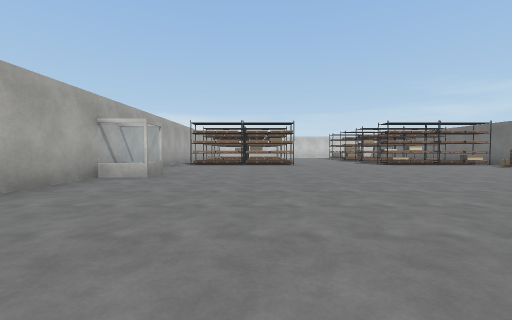
view 1 (above)

24 first-person views from a walk through a Unity game level. The camera is 1.2 m above the floor, tilts 2° down and sees 90° across. Doors are open. The floor is counted in squares, 2.29 m on a side. Each view is taken from the middle of a square. On the plan, view 1 faces up. The plan holds only what a view shows up to about 9 squares ahead; the rest is blank. The player character is not drawn. Some animated figures are not drawn. Some surface patterns are stand-ins.

view 2
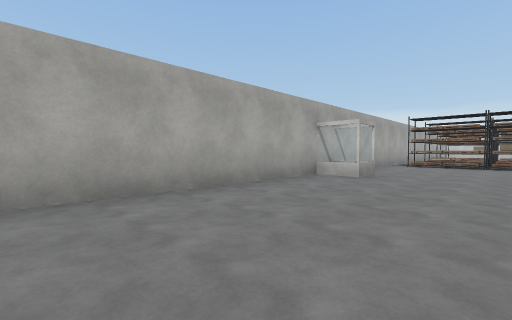

view 3
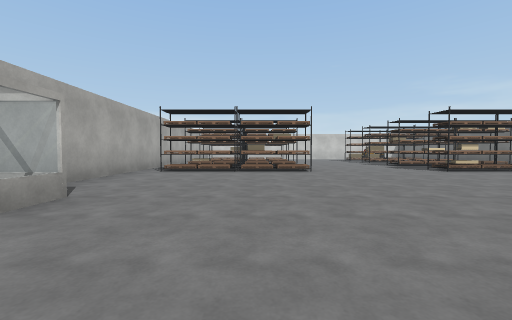

view 4
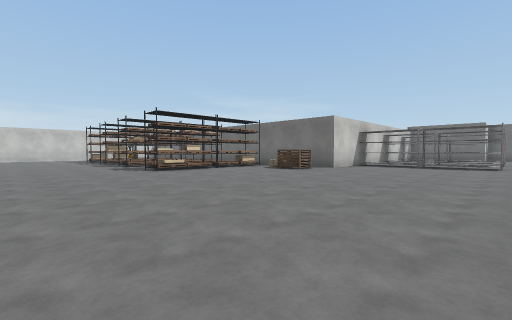

view 5
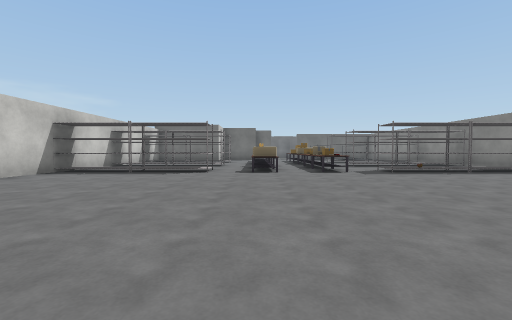

view 6
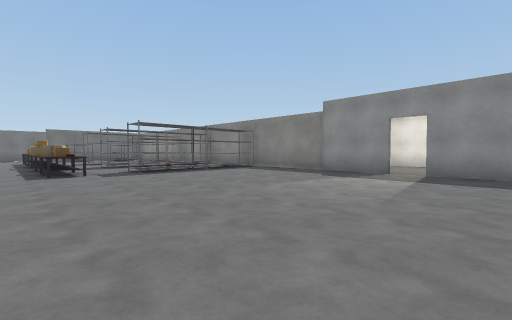

view 7
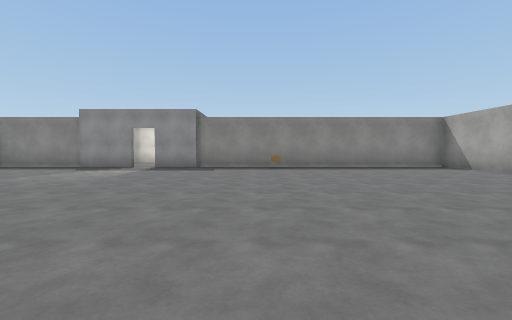

view 8
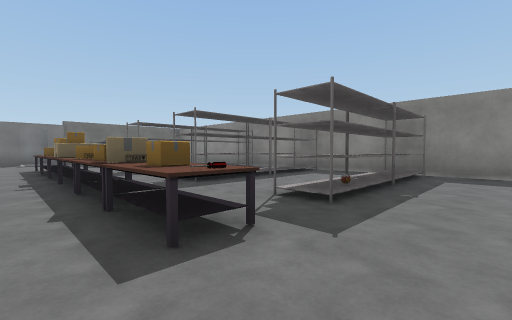

view 9
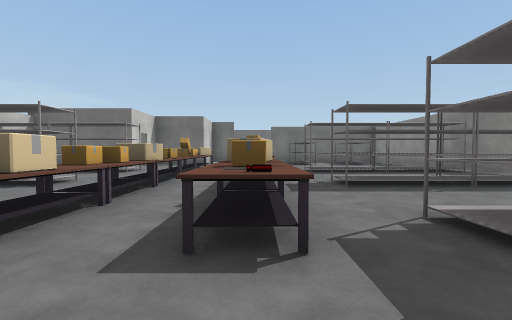

view 10
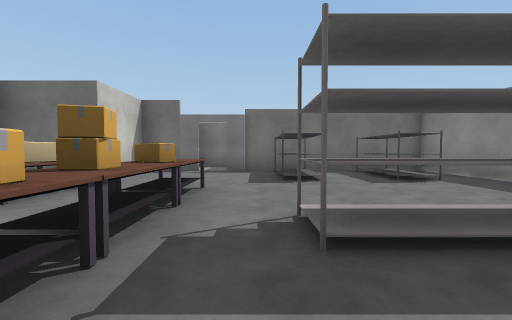

view 11
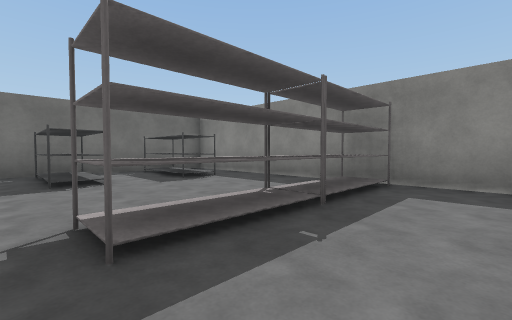

view 12
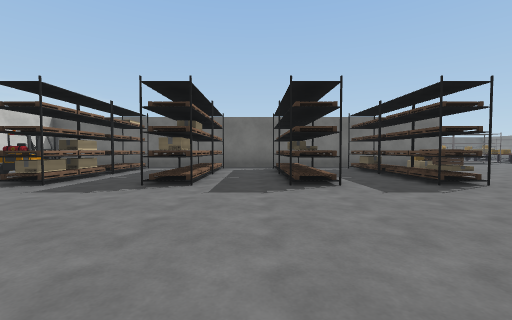

view 13
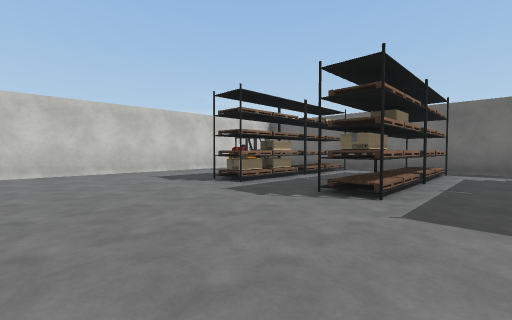

view 14
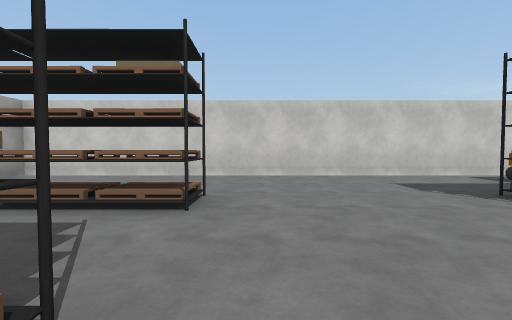

view 15
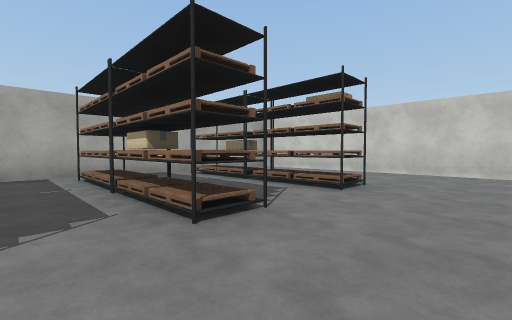

view 16
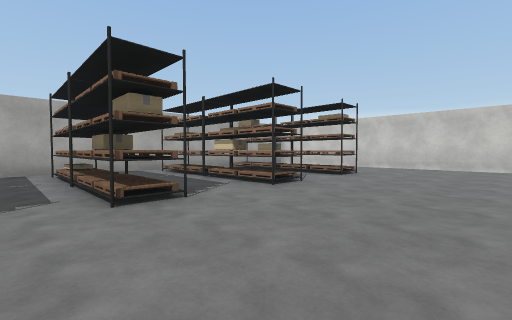

view 17
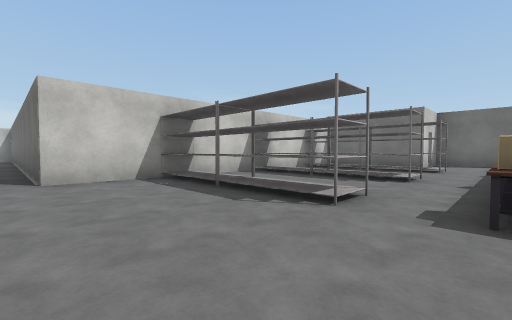

view 18
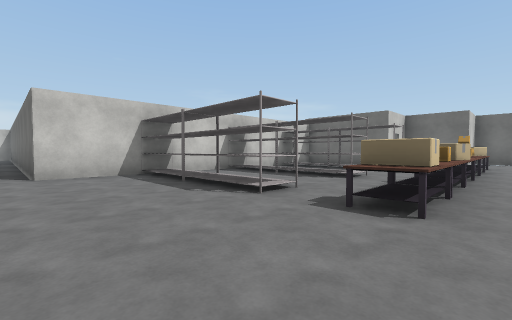

view 19
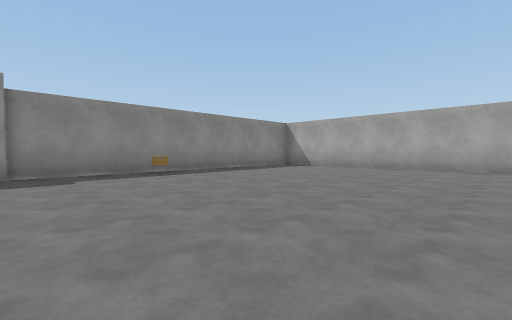

view 20
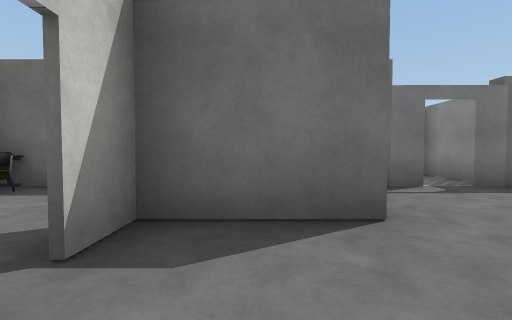

view 21
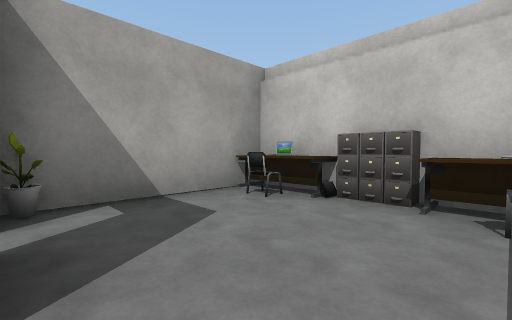

view 22
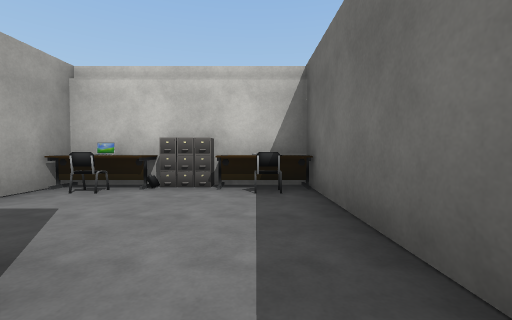

view 23
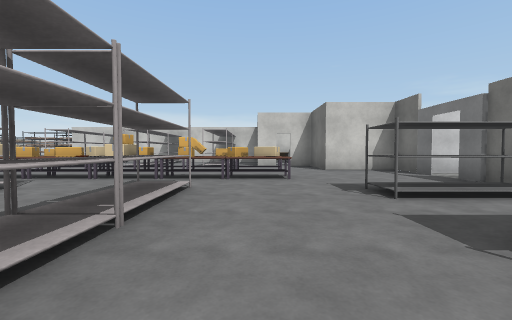

view 24
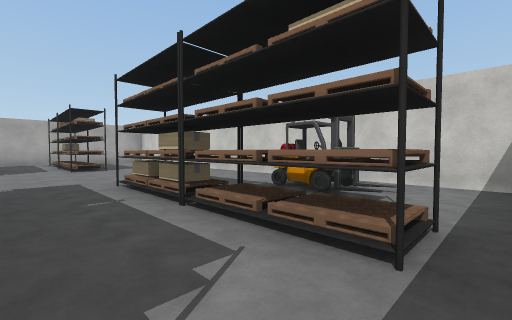

### Floor plan
Ten units are one square. View 1 is at (0, 0); x grows to the right and y downward. Boxes are objects, and circles mark ways between rooms. Rooms are numbered by the first view taken in them; rooms with no view inside come last. Other rooms are left out.
<svg viewBox="-36 -202 278 262">
<path fill="none" stroke="#000" d="M168 -70 94 -70 94 -194M69 54 75 54M84 54 218 54 218 1M181 -70 181 -44 181 -64M218 -38 218 -70M95 -197 -31 -197 -31 54 64 54M218 -5 218 -20 199 -20 199 -39 191 -39M237 1 237 -10M223 7 236 7M229 -10 224 -10"/>
<rect x="-25" y="-55" width="10" height="10" fill="#bbb"><title>other object</title></rect>
<rect x="-25" y="-105" width="20" height="10" fill="#bbb"><title>shelf</title></rect>
<rect x="-25" y="-125" width="20" height="10" fill="#bbb"><title>shelf</title></rect>
<rect x="-25" y="-145" width="20" height="10" fill="#bbb"><title>shelf</title></rect>
<rect x="-25" y="-175" width="20" height="10" fill="#bbb"><title>shelf</title></rect>
<rect x="-5" y="-105" width="20" height="10" fill="#bbb"><title>shelf</title></rect>
<rect x="-5" y="-125" width="20" height="10" fill="#bbb"><title>shelf</title></rect>
<rect x="-5" y="-145" width="20" height="10" fill="#bbb"><title>shelf</title></rect>
<rect x="-5" y="-175" width="20" height="10" fill="#bbb"><title>shelf</title></rect>
<rect x="15" y="45" width="10" height="10" fill="#bbb"><title>other object</title></rect>
<rect x="45" y="-105" width="20" height="10" fill="#bbb"><title>shelf</title></rect>
<rect x="45" y="-125" width="20" height="10" fill="#bbb"><title>shelf</title></rect>
<rect x="45" y="-145" width="20" height="10" fill="#bbb"><title>shelf</title></rect>
<rect x="45" y="-175" width="20" height="10" fill="#bbb"><title>shelf</title></rect>
<rect x="65" y="-105" width="20" height="10" fill="#bbb"><title>shelf</title></rect>
<rect x="65" y="-125" width="20" height="10" fill="#bbb"><title>shelf</title></rect>
<rect x="65" y="-145" width="20" height="10" fill="#bbb"><title>shelf</title></rect>
<rect x="65" y="-175" width="20" height="10" fill="#bbb"><title>shelf</title></rect>
<rect x="65" y="-185" width="10" height="10" fill="#bbb"><title>forklift</title></rect>
<rect x="75" y="-85" width="10" height="10" fill="#bbb"><title>other object</title></rect>
<rect x="105" y="-5" width="10" height="10" fill="#bbb"><title>other object</title></rect>
<rect x="105" y="-25" width="10" height="10" fill="#bbb"><title>other object</title></rect>
<rect x="115" y="35" width="10" height="20" fill="#bbb"><title>shelf</title></rect>
<rect x="115" y="15" width="10" height="20" fill="#bbb"><title>shelf</title></rect>
<rect x="115" y="-5" width="10" height="10" fill="#bbb"><title>table</title></rect>
<rect x="115" y="-15" width="10" height="10" fill="#bbb"><title>other object</title></rect>
<rect x="115" y="-25" width="10" height="10" fill="#bbb"><title>table</title></rect>
<rect x="115" y="-55" width="10" height="20" fill="#bbb"><title>shelf</title></rect>
<rect x="115" y="-65" width="10" height="10" fill="#bbb"><title>shelf</title></rect>
<rect x="125" y="-5" width="10" height="10" fill="#bbb"><title>table</title></rect>
<rect x="125" y="-25" width="10" height="10" fill="#bbb"><title>table</title></rect>
<rect x="135" y="35" width="10" height="20" fill="#bbb"><title>shelf</title></rect>
<rect x="135" y="15" width="10" height="20" fill="#bbb"><title>shelf</title></rect>
<rect x="135" y="-5" width="10" height="10" fill="#bbb"><title>table</title></rect>
<rect x="135" y="-25" width="10" height="10" fill="#bbb"><title>table</title></rect>
<rect x="135" y="-55" width="10" height="20" fill="#bbb"><title>shelf</title></rect>
<rect x="135" y="-65" width="10" height="10" fill="#bbb"><title>shelf</title></rect>
<rect x="145" y="-5" width="10" height="10" fill="#bbb"><title>table</title></rect>
<rect x="145" y="-25" width="10" height="10" fill="#bbb"><title>table</title></rect>
<rect x="155" y="-5" width="20" height="10" fill="#bbb"><title>table</title></rect>
<rect x="155" y="-25" width="20" height="10" fill="#bbb"><title>other object</title></rect>
<rect x="165" y="35" width="10" height="20" fill="#bbb"><title>shelf</title></rect>
<rect x="165" y="15" width="10" height="20" fill="#bbb"><title>shelf</title></rect>
<rect x="165" y="-55" width="10" height="20" fill="#bbb"><title>shelf</title></rect>
<rect x="165" y="-65" width="10" height="10" fill="#bbb"><title>shelf</title></rect>
<rect x="175" y="-5" width="10" height="10" fill="#bbb"><title>other object</title></rect>
<rect x="175" y="-25" width="10" height="10" fill="#bbb"><title>table</title></rect>
<rect x="175" y="-45" width="10" height="10" fill="#bbb"><title>other object</title></rect>
<rect x="185" y="-5" width="10" height="10" fill="#bbb"><title>table</title></rect>
<rect x="185" y="-25" width="10" height="10" fill="#bbb"><title>other object</title></rect>
<rect x="185" y="-45" width="10" height="10" fill="#bbb"><title>plant</title></rect>
<rect x="185" y="-55" width="10" height="10" fill="#bbb"><title>chair</title></rect>
<rect x="185" y="-75" width="10" height="10" fill="#bbb"><title>laptop</title></rect>
<rect x="195" y="35" width="20" height="10" fill="#bbb"><title>shelf</title></rect>
<rect x="195" y="15" width="20" height="10" fill="#bbb"><title>shelf</title></rect>
<rect x="195" y="-75" width="10" height="10" fill="#bbb"><title>drawers</title></rect>
<rect x="205" y="-55" width="10" height="10" fill="#bbb"><title>chair</title></rect>
<rect x="205" y="-75" width="10" height="10" fill="#bbb"><title>desk</title></rect>
<circle cx="220" cy="0" r="3" fill="#2a7"/>
<text x="70" y="-50">1</text>
<text x="230" y="0">2</text>
</svg>
Room 1 opens to room 2.

Where each view was taken, in squares from view 1:
view 1: 0 up, 0 right, facing up
view 2: 0 up, 0 right, facing up-left
view 3: 3 up, 0 right, facing up
view 4: 3 up, 2 right, facing up-right
view 5: 2 up, 5 right, facing right
view 6: 1 up, 5 right, facing down-right
view 7: 3 up, 3 right, facing down
view 8: 1 up, 10 right, facing down-right
view 9: 0 up, 10 right, facing right
view 10: 1 down, 15 right, facing right
view 11: 1 down, 15 right, facing down-right
view 12: 13 up, 1 right, facing right
view 13: 13 up, 2 right, facing up-right
view 14: 14 up, 2 right, facing up
view 15: 13 up, 3 right, facing up-left
view 16: 11 up, 4 right, facing up-left
view 17: 2 up, 9 right, facing up-right
view 18: 1 up, 9 right, facing up-right
view 19: 1 up, 5 right, facing down-left
view 20: 3 up, 18 right, facing right
view 21: 4 up, 21 right, facing up-left
view 22: 3 up, 21 right, facing up
view 23: 5 down, 18 right, facing up
view 24: 15 up, 9 right, facing up-left
